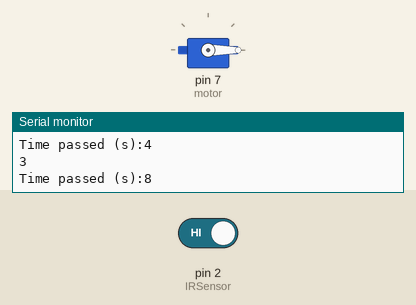
This sketch was run on a simulated Arduino Uno, built with avr-gcc and run on an emulated ATmega328P. On the bench: servo, the last lines printed to the serial monitor. Inputs (shaded band) come from the test bench; at power-on: pin 2 (IRSensor) HIGH.

Above: at 9.4 s.
9.5 s: pin 2 (IRSensor) driven LOW
At 13.3 s:
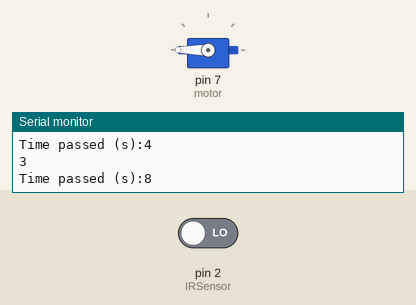
14.8 s: pin 2 (IRSensor) driven HIGH
At 15.2 s:
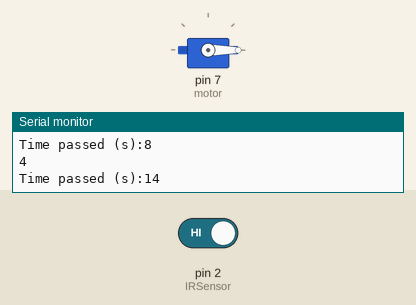
Timing chart, 0 to 29.2 s (numbered marks = the images above; inputs shaded):
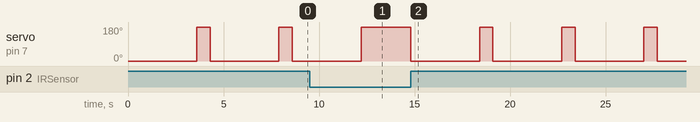

The sketch:

arduino_FR1_COM7.ino
```cpp
//This program allows the door openning with:
//(1) Infrared sensor

#include <Servo.h> //library to operate servo motors
Servo motor; //create servo object to control a servo

int IRSensor = 2; // connect ir sensor to arduino pin 2
int count = 0; //variable to store how many times the door was activated
int active = 0; //variable to store if the switch was activated
unsigned long time;

void setup() {
  Serial.begin(9600);  //This value of bits per second is by default
  motor.attach(7); //attaches the servo on pin 7 to the servo object
  pinMode(IRSensor, INPUT_PULLUP);
}

void loop() {
  motor.detach();
  int statusSensor = digitalRead (IRSensor);

  if (statusSensor == 1)
  {
    count = count+1;
    Serial.println(count);
    Serial.print("Time passed (s):");
    time = millis();
    Serial.println(time/1000);
    motor.attach(7);  //re-attach the servo to pin #7
    motor.write(0); // telling the motor to rotate continously (180 is full velocity in one direction, 0 full velocity in the other direction, 90 no movement)
    delay(600);  // motor will continue rotating for 0.6 seconds
    motor.detach(); // telling the motor to stop
    delay(3000);  // motor will remained stopped for 3 seconds
    motor.attach(7);  //re-attach the servo to pin #7
    motor.write(180); // telling the motor to rotate continously
    delay(700);  // motor will continue rotating for 0.7 seconds
    motor.detach(); // telling the motor to stop
    statusSensor = 0;
  }
}
```

Measured:
- after the input at 9.5 s, servo on pin 7 (motor): goes on until 12.2 s, then stays 180°
- after the input at 14.8 s, servo on pin 7 (motor): alternates 180° for 0.70 s and 0° for 3.6 s, starting at once
- by itself, servo on pin 7 (motor): alternates 180° for 0.70 s and 0° for 3.6 s
